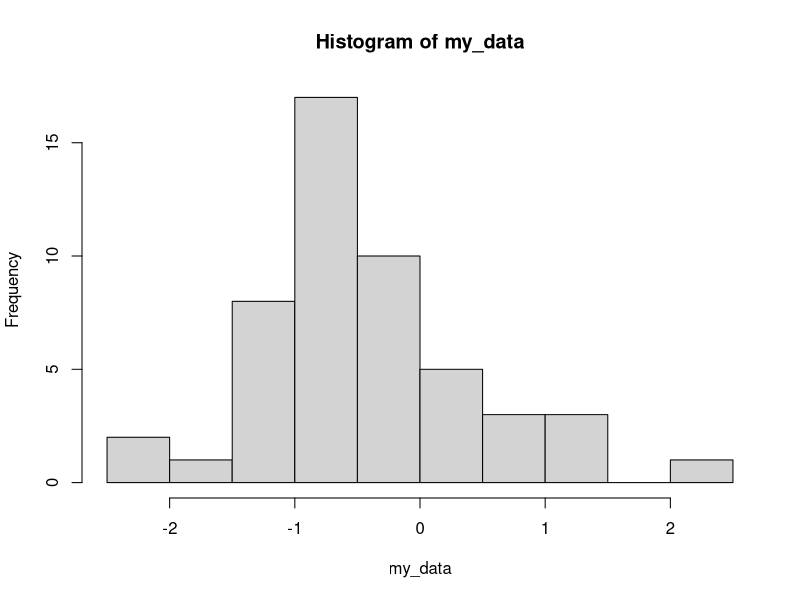
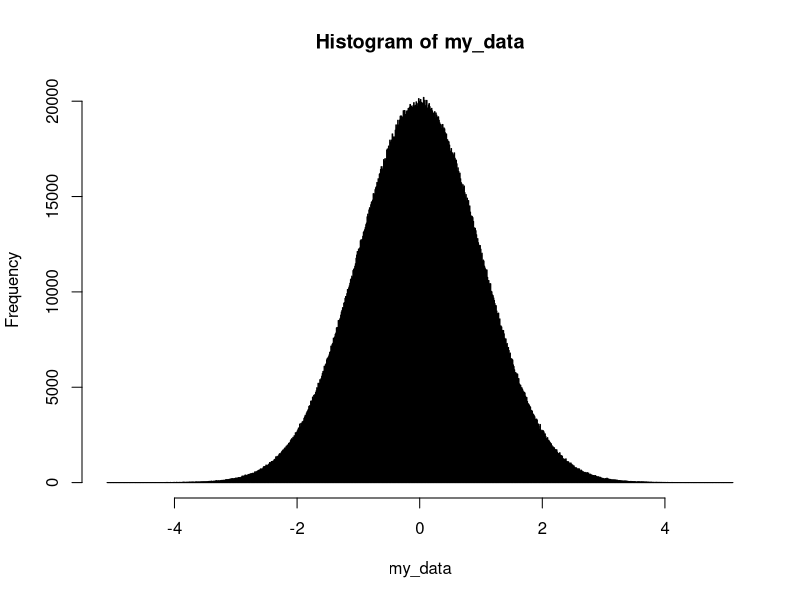
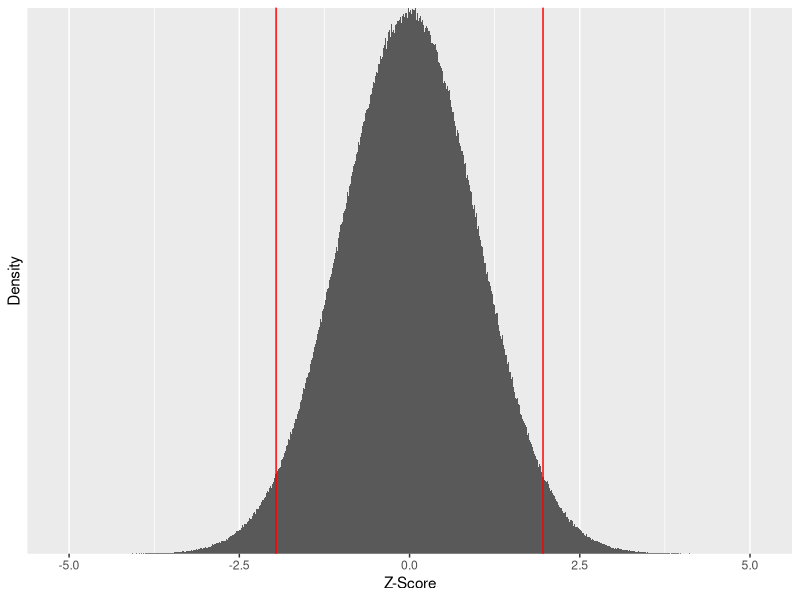
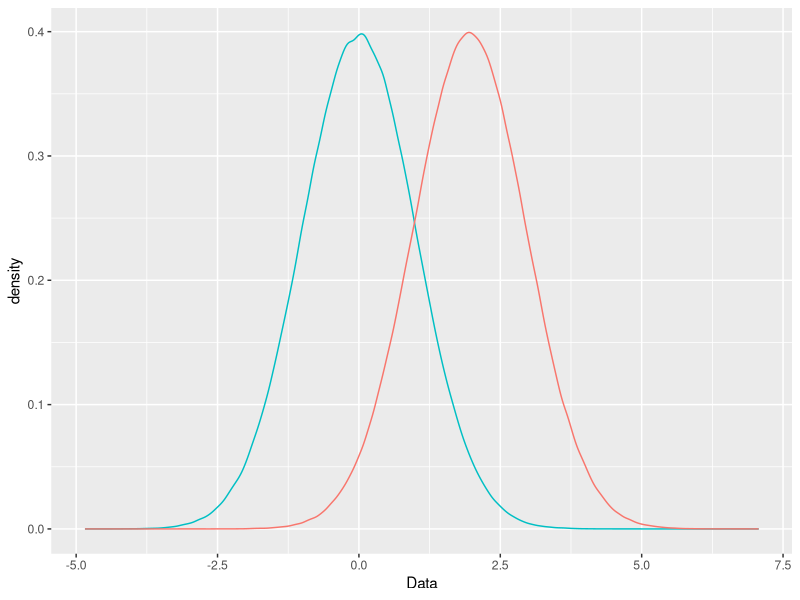
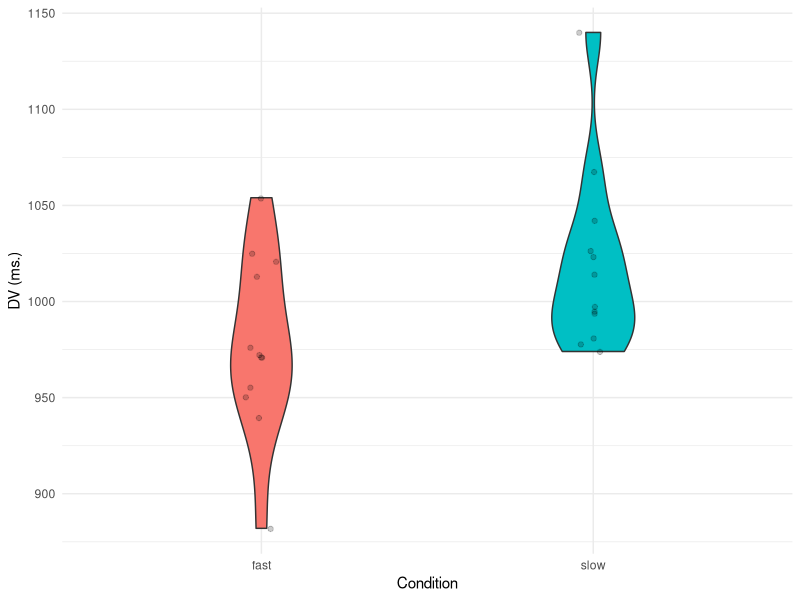
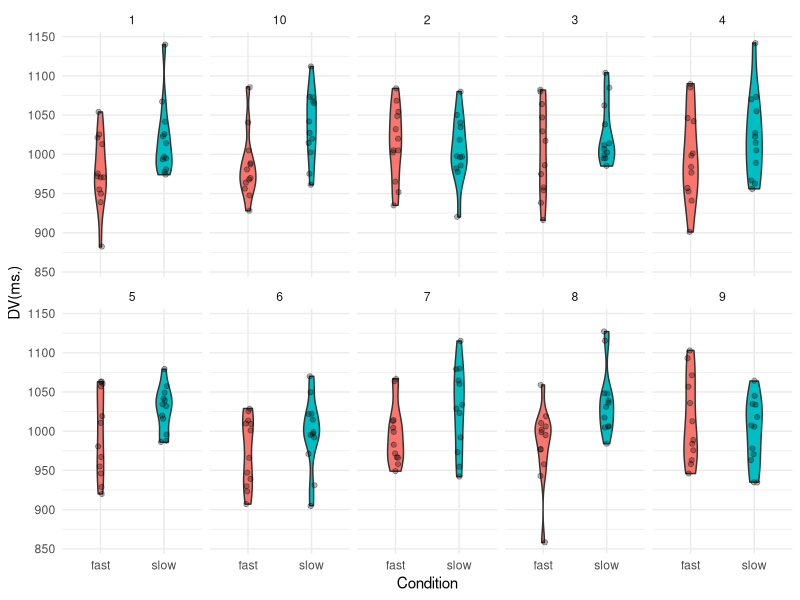
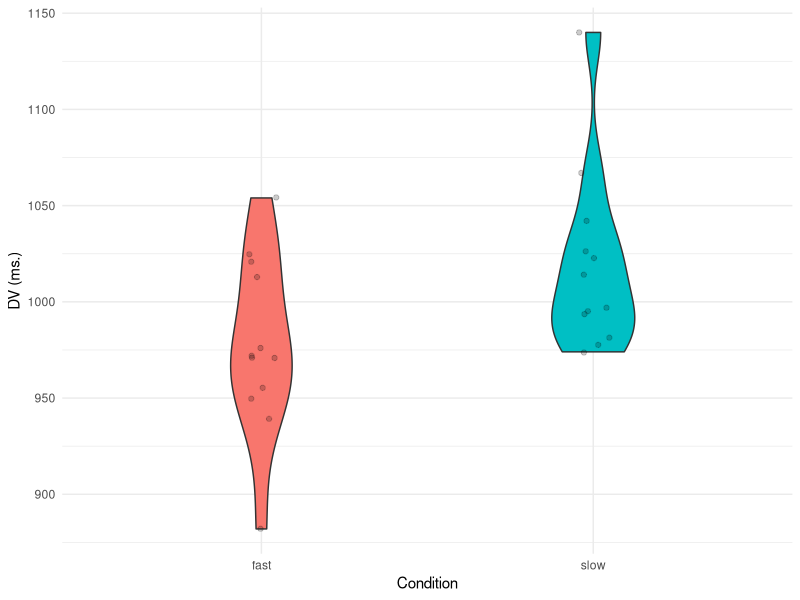

Here is the R script that generated these plots, in order:
library(tidyverse) # Usual tidyverse packages
library(broom) # For turning stats test output to a tibble

# We can use the rnorm() function to sample x times from a normal distribution where we specify
# the mean and the sd.  

rnorm(5, 0, 1)
rnorm(5, 0, 1)

set.seed(1234)
rnorm(5, 0, 1)
set.seed(1234)
rnorm(5, 0, 1)

# As we haven't used set.seed() the random samples are different from each other. Below we use
# set.seed() to ensure we can reproduce the output.

# Here we sample 50 times from a normal distribution with a mean of zero 
# and sd of 1.  We use the set.seed() function so we can reproduce this random sample.

set.seed(1234)
my_data <- rnorm(50, 0, 1)
hist(my_data)

set.seed(1234)
my_data <- rnorm(5000000, 0, 1)
hist(my_data, breaks = 1000)

my_data %>%
  as_tibble() %>%
  filter(value > 1.96 | value < -1.96) %>%
  count() 

my_data %>%
  as_tibble() %>%
  transmute(z_score = value) %>%
  ggplot(aes(x = z_score)) +
  geom_histogram(bins = 1000) +
  geom_vline(xintercept = 1.96, colour = "red") +
  geom_vline(xintercept = -1.96, colour = "red") +
  ylab("Density") + 
  xlab("Z-Score") + 
  scale_y_discrete(labels = NULL)

# Plotting two distributions on the same graph

set.seed(1234)
condition1 <- rnorm(1000000, 0, 1)
condition2 <- rnorm(1000000, 1.96, 1)
my_data <- as_tibble(cbind(condition1, condition2))

ggplot(my_data) + 
  geom_density(aes(x = condition1, y = ..density.., colour = "red")) +
  geom_density(aes(x = condition2, y = ..density.., colour = "green")) + 
  xlab("Data") + 
  guides(colour = FALSE)

# First let's simulate data from a one factor between participants experiment.
# Each of the 24 participant will have 1 measures - one for each level of the factor.

# First let's create a vector for our participants.  It will range from 1 to 24

participant <- rep(1:24)

# We can check we have what we want by typing the variable name

participant

# Now we need to create the conditions - Condition 1 we will label 'fast' 
# and Condition 2 we will label 'slow' 
# We use the c() function to combine the arguments that follow 
# it (i.e., "fast" and "slow") into a vector.
# The first 12 participants are in the "fast" condition, and the second 12 the "slow"

condition <- c(rep("fast", times = 12), rep("slow", times = 12))

# We now have "fast" and "slow" repeated 12 times each - check this by 
# typing "condition"

condition
  

# Now we need to simulate our data - we will assume we're sampling from the normal distribution so will
# use the rnorm function.  This selects samples from a normal distribution where we specify the mean
# and sd.  We want to simulate the data for our "fast" condition as coming from a distribution with a 
# mean = 1000 and sd = 50, and the data for our "slow" condition from a distribution with a mean = 1020
# and sd = 50. We need to make sure we set up our sampling using the rnorm() function in the same way 
# as we did for specifying the condition variable.

# To make sure we can reproduce these random samples in future, we can use the function set.seed()
# to specify the start of the random number generation.

set.seed(1234)
dv <- c(rnorm(12, 1000, 50), rnorm(12, 1020, 50))
dv

# We now need to combined our 3 columns into a tibble. We use the cbind() function to first bind the three
# variables together as columns, and then tibble() to convert these three combined columns to a tibble.

my_data <- as_tibble(cbind(participant, condition, dv))
my_data
  
my_tidied_data <- my_data %>%
  mutate(condition = factor(condition), dv = as.integer(dv))

my_tidied_data

ggplot(my_tidied_data, aes(x = condition, y = dv, fill = condition)) +
  geom_violin(width = .25) +
  stat_summary(fun.data = "mean_cl_boot", colour = "black") +
  geom_jitter(alpha = .2, width = .05) +
  guides(fill = FALSE) +
  labs(x = "Condition", y = "DV (ms.)") +
  theme_minimal()

ggsave("images/plot1.png")

my_tidied_data %>%
  group_by(condition) %>%
  summarise(mean_dv = mean(dv), sd_dv = sd(dv))

# Running a t-test to see if the two conditions differ
t.test(filter(my_tidied_data, condition == "fast")$dv, 
       filter(my_tidied_data, condition == "slow")$dv, paired = FALSE)

result <- tidy(t.test(filter(my_tidied_data, condition == "fast")$dv, 
                      filter(my_tidied_data, condition == "slow")$dv, paired = FALSE))
result

my_tidied_data

for (i in 1:10) {
  print(my_tidied_data$dv[i])
}

# Simulating 10 experiments
total_samples <- 10
sample_size <- 24
participant <- rep(1:sample_size)
condition <- c(rep("fast", times = sample_size/2),
               rep("slow", times = sample_size/2))
all_data <- NULL

for (i in 1:total_samples) {
  sample <- i
  set.seed(1233 + i)
  dv <- c(rnorm(sample_size/2, 1000, 50), rnorm(sample_size/2, 1020, 50))
  my_data <- as_tibble(cbind(participant, condition, dv, sample))
  all_data <- rbind(my_data, all_data)
}

all_tidied_data <- all_data %>%
  mutate(condition = factor(condition), dv = as.integer(dv))

ggplot(all_tidied_data, aes(x = condition, y = dv, fill = condition)) +
  geom_violin(width = .25) + 
  geom_jitter(alpha = .3, width = .05) +
  guides(fill = FALSE) + 
  theme_minimal() +
  facet_wrap(~sample, ncol = 5, nrow = 2) +
  labs(x = "Condition", y = "DV(ms.)")
